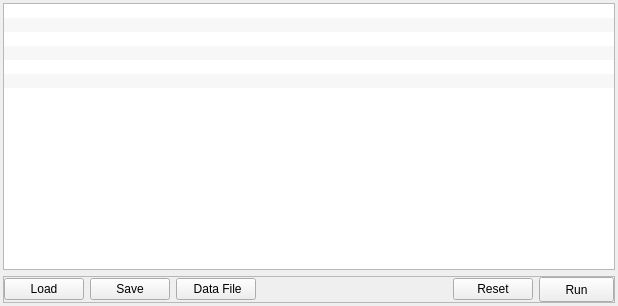
<?xml version="1.0" encoding="UTF-8"?>
<ui version="4.0">
 <class>mngTab</class>
 <widget class="QWidget" name="mngTab">
  <property name="geometry">
   <rect>
    <x>0</x>
    <y>0</y>
    <width>618</width>
    <height>306</height>
   </rect>
  </property>
  <property name="sizePolicy">
   <sizepolicy hsizetype="Preferred" vsizetype="Fixed">
    <horstretch>0</horstretch>
    <verstretch>0</verstretch>
   </sizepolicy>
  </property>
  <property name="font">
   <font>
    <pointsize>9</pointsize>
   </font>
  </property>
  <property name="windowTitle">
   <string>Form</string>
  </property>
  <property name="layoutDirection">
   <enum>Qt::LeftToRight</enum>
  </property>
  <layout class="QVBoxLayout" name="verticalLayout">
   <property name="sizeConstraint">
    <enum>QLayout::SetDefaultConstraint</enum>
   </property>
   <property name="leftMargin">
    <number>3</number>
   </property>
   <property name="topMargin">
    <number>3</number>
   </property>
   <property name="rightMargin">
    <number>3</number>
   </property>
   <property name="bottomMargin">
    <number>3</number>
   </property>
   <item>
    <widget class="MngListWidget" name="actionList">
     <property name="autoFillBackground">
      <bool>true</bool>
     </property>
     <property name="dragEnabled">
      <bool>true</bool>
     </property>
     <property name="dragDropOverwriteMode">
      <bool>false</bool>
     </property>
     <property name="dragDropMode">
      <enum>QAbstractItemView::InternalMove</enum>
     </property>
     <property name="defaultDropAction">
      <enum>Qt::CopyAction</enum>
     </property>
     <property name="alternatingRowColors">
      <bool>true</bool>
     </property>
     <property name="selectionMode">
      <enum>QAbstractItemView::SingleSelection</enum>
     </property>
     <property name="horizontalScrollMode">
      <enum>QAbstractItemView::ScrollPerPixel</enum>
     </property>
     <property name="uniformItemSizes">
      <bool>true</bool>
     </property>
     <property name="selectionRectVisible">
      <bool>false</bool>
     </property>
     <item>
      <property name="text">
       <string/>
      </property>
     </item>
     <item>
      <property name="text">
       <string/>
      </property>
     </item>
     <item>
      <property name="text">
       <string/>
      </property>
     </item>
     <item>
      <property name="text">
       <string/>
      </property>
     </item>
     <item>
      <property name="text">
       <string/>
      </property>
     </item>
     <item>
      <property name="text">
       <string/>
      </property>
     </item>
    </widget>
   </item>
   <item>
    <widget class="QFrame" name="frame">
     <property name="sizePolicy">
      <sizepolicy hsizetype="Preferred" vsizetype="Preferred">
       <horstretch>0</horstretch>
       <verstretch>0</verstretch>
      </sizepolicy>
     </property>
     <property name="minimumSize">
      <size>
       <width>0</width>
       <height>25</height>
      </size>
     </property>
     <property name="maximumSize">
      <size>
       <width>16777215</width>
       <height>40</height>
      </size>
     </property>
     <property name="frameShape">
      <enum>QFrame::StyledPanel</enum>
     </property>
     <property name="frameShadow">
      <enum>QFrame::Raised</enum>
     </property>
     <property name="lineWidth">
      <number>1</number>
     </property>
     <layout class="QHBoxLayout" name="horizontalLayout">
      <property name="leftMargin">
       <number>0</number>
      </property>
      <property name="topMargin">
       <number>0</number>
      </property>
      <property name="rightMargin">
       <number>0</number>
      </property>
      <property name="bottomMargin">
       <number>0</number>
      </property>
      <item>
       <widget class="QPushButton" name="loadBtn">
        <property name="toolTip">
         <string>&lt;html&gt;&lt;head/&gt;&lt;body&gt;&lt;p&gt;Load a data method to the current data manager.&lt;/p&gt;&lt;/body&gt;&lt;/html&gt;</string>
        </property>
        <property name="whatsThis">
         <string>&lt;html&gt;&lt;head/&gt;&lt;body&gt;&lt;p&gt;&lt;br/&gt;&lt;/p&gt;&lt;/body&gt;&lt;/html&gt;</string>
        </property>
        <property name="text">
         <string>Load</string>
        </property>
       </widget>
      </item>
      <item>
       <widget class="QPushButton" name="saveBtn">
        <property name="toolTip">
         <string>&lt;html&gt;&lt;head/&gt;&lt;body&gt;&lt;p&gt;Save data method of the current data manager.&lt;/p&gt;&lt;/body&gt;&lt;/html&gt;</string>
        </property>
        <property name="whatsThis">
         <string>&lt;html&gt;&lt;head/&gt;&lt;body&gt;&lt;p&gt;&lt;br/&gt;&lt;/p&gt;&lt;/body&gt;&lt;/html&gt;</string>
        </property>
        <property name="text">
         <string>Save</string>
        </property>
       </widget>
      </item>
      <item>
       <widget class="QPushButton" name="dataFileBtn">
        <property name="toolTip">
         <string>&lt;html&gt;&lt;head/&gt;&lt;body&gt;&lt;p&gt;load data file to the current data method.&lt;/p&gt;&lt;/body&gt;&lt;/html&gt;</string>
        </property>
        <property name="whatsThis">
         <string>&lt;html&gt;&lt;head/&gt;&lt;body&gt;&lt;p&gt;&lt;br/&gt;&lt;/p&gt;&lt;/body&gt;&lt;/html&gt;</string>
        </property>
        <property name="text">
         <string> Data File</string>
        </property>
       </widget>
      </item>
      <item>
       <spacer name="horizontalSpacer">
        <property name="orientation">
         <enum>Qt::Horizontal</enum>
        </property>
        <property name="sizeType">
         <enum>QSizePolicy::Expanding</enum>
        </property>
        <property name="sizeHint" stdset="0">
         <size>
          <width>40</width>
          <height>20</height>
         </size>
        </property>
       </spacer>
      </item>
      <item>
       <widget class="QPushButton" name="resetBtn">
        <property name="text">
         <string>Reset</string>
        </property>
       </widget>
      </item>
      <item>
       <widget class="QPushButton" name="runBtn">
        <property name="sizePolicy">
         <sizepolicy hsizetype="Minimum" vsizetype="Fixed">
          <horstretch>0</horstretch>
          <verstretch>0</verstretch>
         </sizepolicy>
        </property>
        <property name="minimumSize">
         <size>
          <width>0</width>
          <height>25</height>
         </size>
        </property>
        <property name="maximumSize">
         <size>
          <width>75</width>
          <height>16777215</height>
         </size>
        </property>
        <property name="layoutDirection">
         <enum>Qt::LeftToRight</enum>
        </property>
        <property name="text">
         <string>Run</string>
        </property>
       </widget>
      </item>
     </layout>
    </widget>
   </item>
  </layout>
 </widget>
 <customwidgets>
  <customwidget>
   <class>MngListWidget</class>
   <extends>QListWidget</extends>
   <header>PlotterWidgets</header>
  </customwidget>
 </customwidgets>
 <resources/>
 <connections/>
</ui>
